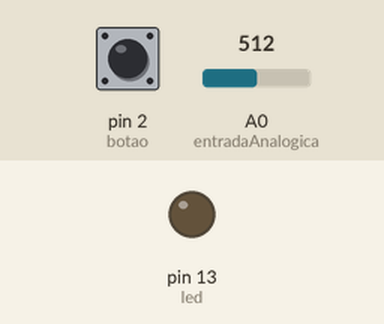
Recording of a sketch running on a simulated Arduino Uno, built with avr-gcc and run on an emulated ATmega328P. Parts: output pins drawn as LEDs (lit = HIGH). Dashed ring = blinking. Inputs (shaded band) come from the test bench; at power-on: pin 2 (botao) LOW, A0 (entradaAnalogica) = 512.

Above: at 1.2 s.
1.3 s: pin 2 (botao) pulled HIGH for 0.15 s
At 1.45 s:
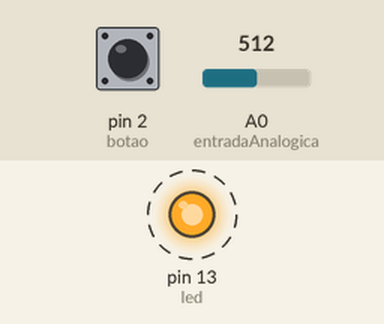
4.4 s: pin 2 (botao) pulled HIGH for 1 s
At 7.9 s:
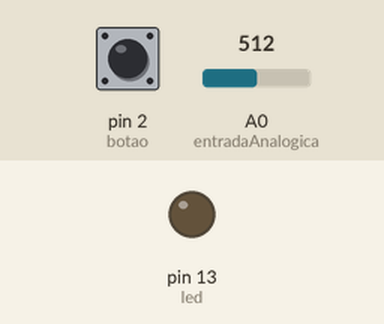
Timing chart, 0 to 9.4 s (numbered marks = the images above; inputs shaded):
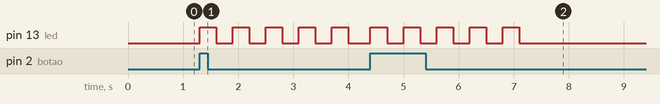

The sketch:

12.ino
```cpp
//Um led que deverá piscar quando um botão for pressionado, a quantidade de vezes conforme o
//valor lido em uma porta analógica (0 a 1023).

const int entradaAnalogica = A0;
const int botao = 2;
const int led = 13;
bool botaoAnterior = LOW;  // Armazena o estado anterior do botão

void setup() {
    pinMode(led, OUTPUT);
    pinMode(botao, INPUT);
}

void loop() {
    bool botaoPressionado = digitalRead(botao) == HIGH;
    int valorAnalogico = analogRead(entradaAnalogica);

    // Converte o valor da entrada analógica para um número de piscadas (ex: 0 a 10)
    int qtdPiscadas = map(valorAnalogico, 0, 1023, 0, 10);

    // Quando o botão for pressionado pela primeira vez, pisca o LED
    if (botaoPressionado && botaoAnterior == LOW) {
        for (int i = 0; i < qtdPiscadas; i++) {
            digitalWrite(led, HIGH);
            delay(300);
            digitalWrite(led, LOW);
            delay(300);
        }
    }

    // Atualiza o estado do botão
    botaoAnterior = botaoPressionado;
}
```

Measured:
- after the input at 1.3 s, pin 13 (led): alternates HIGH for 0.30 s and LOW for 0.30 s, starting at once
- after the input at 4.4 s, pin 13 (led): alternates HIGH for 0.30 s and LOW for 0.30 s, 10 changes in all, then stays LOW, starting at once
